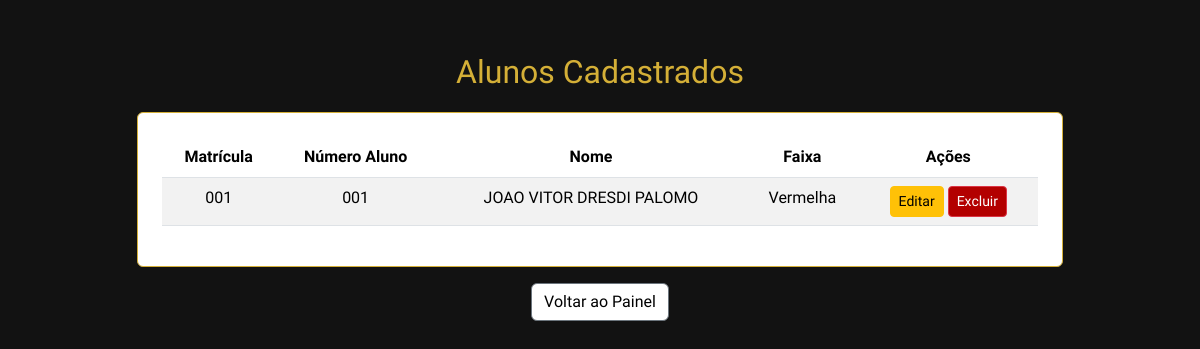
The app's page /listar_alunos (signed in) with its own data.
### app.py (models this page shows, shortened)
class Aluno(db.Model):
    id = db.Column(db.Integer, primary_key=True)  # ID do sistema
    numero_matricula = db.Column(db.String(10), unique=True, nullable=False)  # Gerado automaticamente
    numero_aluno = db.Column(db.String(10), unique=True, nullable=False)  # Inserido manualmente
    nome = db.Column(db.String(100), nullable=False)
    idade = db.Column(db.Integer, nullable=False)
    endereco = db.Column(db.String(150), nullable=False)
    bairro = db.Column(db.String(100), nullable=False)
    cidade = db.Column(db.String(100), nullable=False)
    estado = db.Column(db.String(2), nullable=False)
    cep = db.Column(db.String(10), nullable=False)
    nacionalidade = db.Column(db.String(50), nullable=False)
    data_nascimento = db.Column(db.String(10), nullable=False)
    cpf = db.Column(db.String(14), nullable=False)
    rg = db.Column(db.String(20), nullable=False)
    estado_civil = db.Column(db.String(20), nullable=False)
    nome_conjuge = db.Column(db.String(100), nullable=True)
    sexo = db.Column(db.String(1), nullable=False)
    telefone = db.Column(db.String(20), nullable=False)
    email = db.Column(db.String(120), nullable=False)
    nome_pai = db.Column(db.String(100), nullable=False)
    nome_mae = db.Column(db.String(100), nullable=False)
    faixa = db.Column(db.String(20), nullable=False)

### app.py (the view)
@app.route('/listar_alunos')
@login_required
def listar_alunos():
    alunos = Aluno.query.all()
    return render_template('listar_alunos.html', alunos=alunos)

### app.py (called while the page is built)
@login_manager.user_loader
def load_user(admin_id):
    return Admin.query.get(int(admin_id))

### templates/listar_alunos.html (shortened to what this page needs)
{% extends 'base.html' %}
{% block content %}
<div class="row justify-content-center">
    <div class="col-md-10">
        <div class="logo-title">Alunos Cadastrados</div>
        <div class="card p-4">
            {% if alunos %}
            <div class="table-responsive">
                <table class="table table-striped text-center">
                    <thead>
                        <tr>
                            <th>Matrícula</th>
                            <th>Número Aluno</th>
                            <th>Nome</th>
                            <th>Faixa</th>
                            <th>Ações</th>
                        </tr>
                    </thead>
                    <tbody>
                        {% for aluno in alunos %}
                        <tr>
                            <td>{{ aluno.numero_matricula }}</td>
                            <td>{{ aluno.numero_aluno }}</td>
                            <td>{{ aluno.nome }}</td>
                            <td>{{ aluno.faixa }}</td>
                            <td>
                                <a class="btn btn-warning btn-sm" href="{{ url_for('editar_aluno', aluno_id=aluno.id) }}">Editar</a>
                                <a class="btn btn-danger btn-sm" href="{{ url_for('excluir_aluno', aluno_id=aluno.id) }}" onclick="return confirm('Deseja excluir este aluno?')">Excluir</a>
                            </td>
                        </tr>
                        {% endfor %}
                    </tbody>
                </table>
            </div>
            {% else %}
            <div class="alert alert-warning text-center">Nenhum aluno cadastrado ainda.</div>
            {% endif %}
        </div>
        <div class="mt-3 text-center">
            <a href="{{ url_for('admin_painel') }}" class="btn btn-secondary">Voltar ao Painel</a>
        </div>
    </div>
</div>
{% endblock %}

### templates/base.html (style rules this page uses)
body { background-color: #121212; color: #ffffff; font-family: 'ZCOOL KuaiLe', sans-serif; }
.card { background-color: #ffffff; border: 1px solid #d4af37; }
.btn-secondary { background-color: #ffffff; color: #000; }
.btn-danger { background-color: #b30000; color: #fff; }
a { color: #d4af37; }
table { color: #fff; }
th { background-color: #333; }
.logo-title { font-size: 2rem; text-align: center; margin-bottom: 1rem; color: #d4af37; }

### records on screen
Aluno: numero_matricula "001", numero_aluno "001", nome "JOAO VITOR DRESDI PALOMO", faixa "Vermelha"
